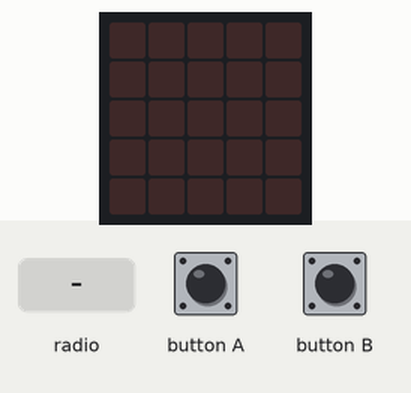
Bench run of a program on a simulated BBC micro:bit (MakeCode). Shown: the board's 5×5 LED display. Inputs (shaded band) come from the test bench. What the program prints to the serial console is not drawn.

Above: at 1.2 s.
1.3 s: radio message "FWD_1" arrives
At 2.1 s:
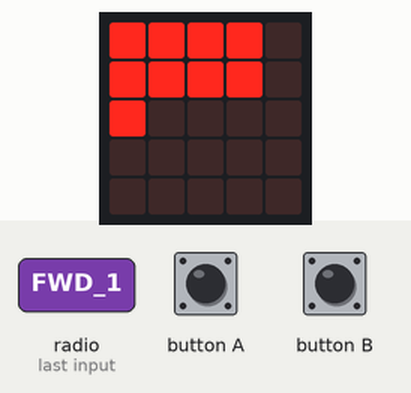
2.8 s: radio message "RWD_1" arrives
At 3.2 s:
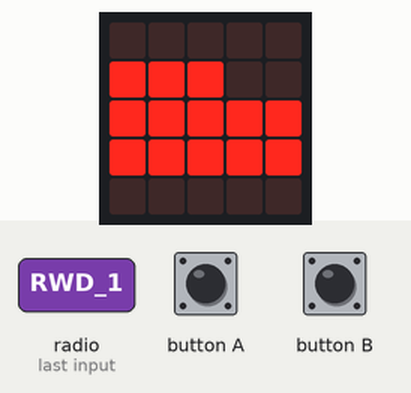
4.3 s: button A pressed for 0.15 s
At 5.1 s:
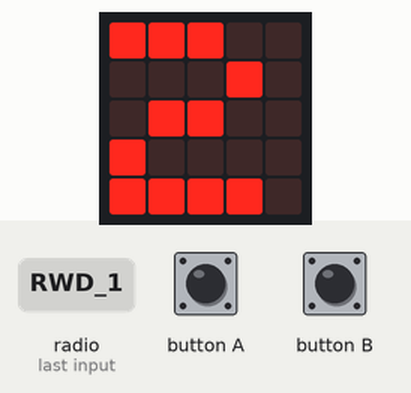
5.9 s: button B pressed for 0.15 s
At 7.2 s:
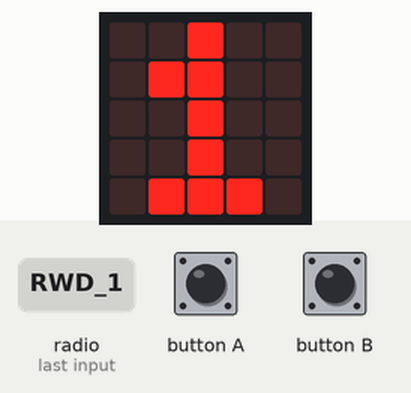
7.5 s: radio message "FWD_1" arrives
At 8.0 s:
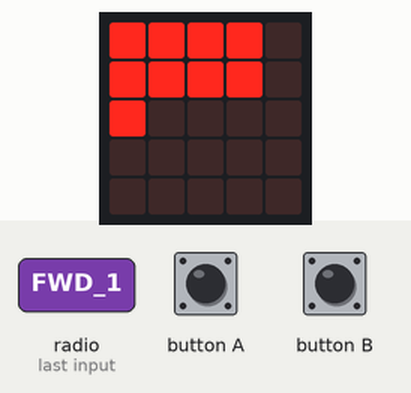
Timing chart, 0 to 10.0 s (numbered marks = the images above; inputs shaded):
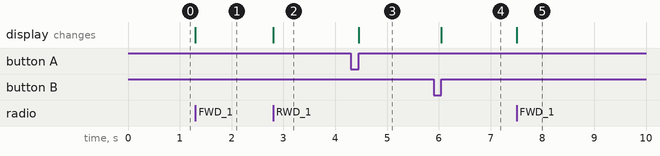

Measured:
- after the input at 1.3 s, the display: changes at once (image 1)
- after the input at 2.8 s, the display: changes at once (image 2)
- after the input at 4.3 s, the display: changes after 0.15 s (image 3)
- after the input at 5.9 s, the display: changes after 0.15 s (image 4)
- after the input at 7.5 s, the display: changes at once (image 5)

The program:

main.ts
```typescript
input.onButtonPressed(Button.A, function () {
    if (Spieler < 8) {
        Spieler += 1
    }
    basic.showNumber(Spieler)
})
radio.onReceivedString(function (receivedString) {
    serial.writeString("" + (receivedString.split("_")))
    if ("FWD_1" == receivedString) {
        basic.showLeds(`
            # # # # .
            # # # # .
            # . . . .
            . . . . .
            . . . . .
            `)
    }
    if ("RWD_1" == receivedString) {
        basic.showLeds(`
            . . . . .
            # # # . .
            # # # # #
            # # # # #
            . . . . .
            `)
    }
})
input.onButtonPressed(Button.B, function () {
    if (Spieler > 1) {
        Spieler += -1
    }
    basic.showNumber(Spieler)
})
let Spieler = 0
Spieler = 1
radio.setGroup(1)
basic.forever(function () {

})
```

test.ts
```typescript
// Hier kann man Tests durchführen; diese Datei wird nicht kompiliert, wenn dieses Paket als Erweiterung verwendet wird.
```
